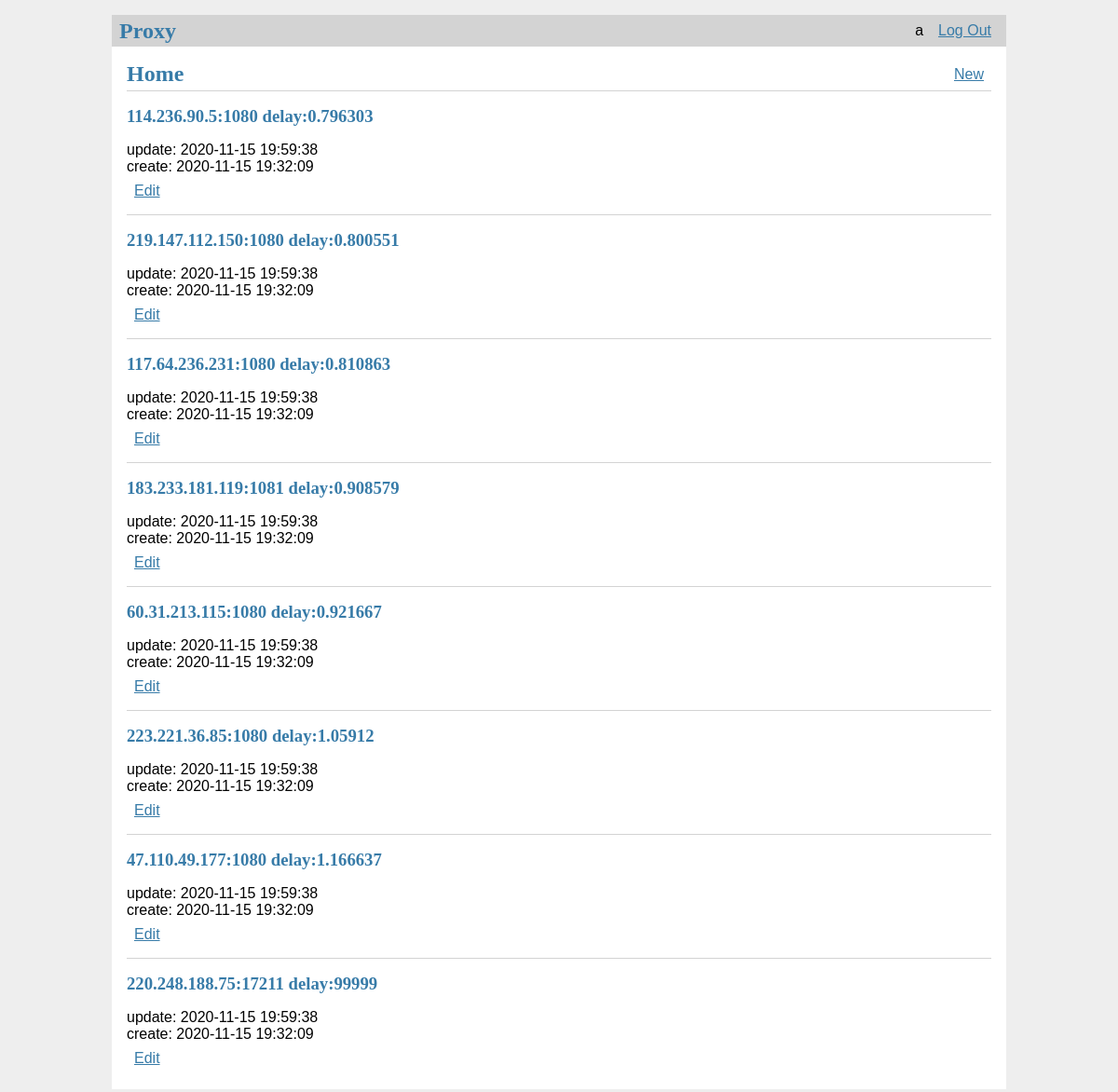
Page / (signed in) on the earlier database version.
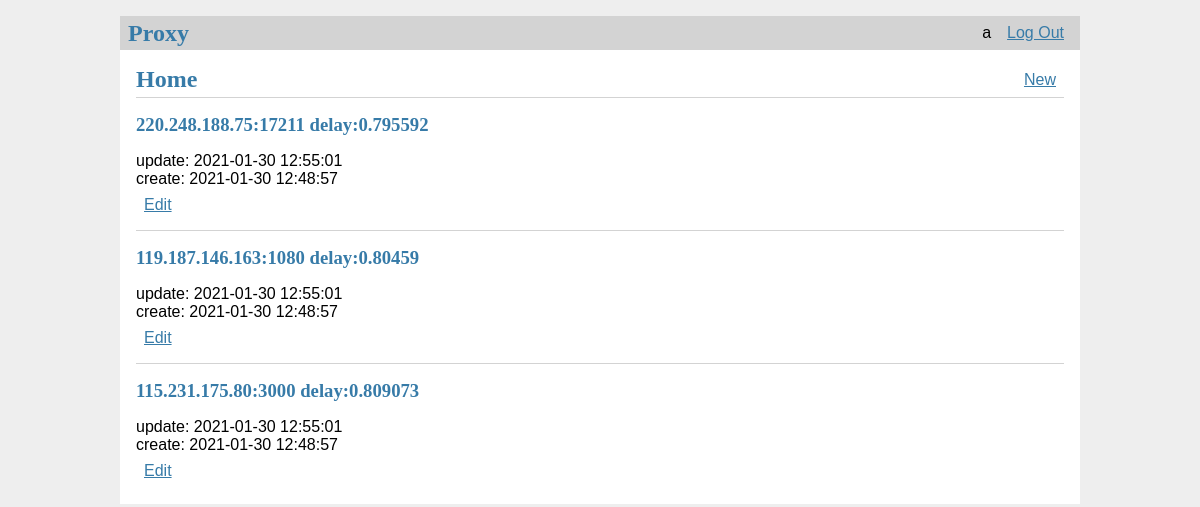
Same page on the later database version.
### tables this page shows
CREATE TABLE user (
    id       INTEGER PRIMARY KEY AUTOINCREMENT,
    username TEXT    UNIQUE
                     NOT NULL,
    password TEXT    NOT NULL
);

CREATE TABLE proxy (
            id        INTEGER   PRIMARY KEY AUTOINCREMENT,
            author_id INTEGER   NOT NULL,
            created   TIMESTAMP,
            updated   TIMESTAMP,
            delay     TEXT,
            ip        TEXT      NOT NULL
                                UNIQUE,
            port      TEXT      NOT NULL,
            FOREIGN KEY (
                author_id
            )
            REFERENCES user (id));

### flaskr/blog.py (the view)
@bp.route('/')
@login_required
def index():
    db = get_db()
    records = db.execute(
        'SELECT p.id, ip, port, delay, created, updated, author_id, username'
        ' FROM proxy p JOIN user u ON p.author_id = u.id'
        ' WHERE updated =(SELECT MAX(updated) FROM proxy)'
        ' ORDER BY delay ASC'
    ).fetchall()
    return render_template('blog/home.html', records=records)

### flaskr/auth.py (called while the page is built)
@bp.before_app_request
def load_logged_in_user():
    user_id = session.get('user_id')
    if user_id is None:
        g.user = None
    else:
        g.user = get_db().execute(
            'SELECT * FROM user WHERE id = ?', (user_id,)
        ).fetchone()

def login_required(view):
    @functools.wraps(view)
    def wrapped_view(**kwargs):
        if g.user is None:
            return redirect(url_for('auth.login'))
        return view(**kwargs)
    return wrapped_view

### flaskr/db.py (called while the page is built)
def get_db():
    if 'db' not in g:
        g.db = sqlite3.connect(
            current_app.config['DATABASE'],
            detect_types=sqlite3.PARSE_DECLTYPES
        )
        g.db.row_factory = sqlite3.Row
    return g.db

### flaskr/templates/blog/home.html
{% extends 'base.html' %}
{% block header %}
  <h1>{% block title %}Home{% endblock %}</h1>
  {% if g.user %}
    <a class="action" href="{{ url_for('blog.create') }}">New</a>
  {% endif %}
{% endblock %}
{% block content %}
  {% for r in records %}
    <article class="r">
      <header>
        <div>
          <h1>{{ r['ip'] }}:{{ r['port'] }} delay:{{ r['delay'] }}</h1>
          <div class="about">update: {{ r['updated'].strftime('%Y-%m-%d %H:%M:%S') }}</div>
          <div class="about">create: {{ r['created'].strftime('%Y-%m-%d %H:%M:%S') }}</div>
        </div>
        {% if g.user['id'] == r['author_id'] %}
          <a class="action" href="{{ url_for('blog.update', id=r['id']) }}">Edit</a>
        {% endif %}
      </header>
    </article>
    {% if not loop.last %}
      <hr>
    {% endif %}
  {% endfor %}
{% endblock %}

### flaskr/templates/base.html (shortened to what this page needs)
<!doctype html>
<link rel="stylesheet" href="{{ url_for('static', filename='style.css') }}">
<nav>
  <h1>Proxy</h1>
  <ul>
    {% if g.user %}
      <li><span>{{ g.user['username'] }}</span>
      <li><a href="{{ url_for('auth.logout') }}">Log Out</a>
    {% else %}
      <li><a href="{{ url_for('auth.register') }}">Register</a>
      <li><a href="{{ url_for('auth.login') }}">Log In</a>
    {% endif %}
  </ul>
</nav>
<section class="content">
  <header>
    {% block header %}{% endblock %}
  </header>
  {% block content %}{% endblock %}
</section>

### flaskr/static/style.css (style rules this page uses)
h1 { font-family: serif; color: #377ba8; margin: 1rem 0; }
a { color: #377ba8; }
hr { border: none; border-top: 1px solid lightgray; }
nav { background: lightgray; display: flex; align-items: center; padding: 0 0.5rem; }
nav h1 { flex: auto; margin: 0; }
nav ul { display: flex; list-style: none; margin: 0; padding: 0; }
nav ul li a, nav ul li span, header .action { display: block; padding: 0.5rem; }
.content { padding: 0 1rem 1rem; }
.content > header { border-bottom: 1px solid lightgray; display: flex; align-items: flex-end; }
.content > header h1 { flex: auto; margin: 1rem 0 0.25rem 0; }
.content:last-child { margin-bottom: 0; }

Differences in the rows shown:
removed proxy: ip "114.236.90.5", port "1080", delay "0.796303", updated "2020-11-15 19:59:38", created "2020-11-15 19:32:09"
removed proxy: ip "219.147.112.150", port "1080", delay "0.800551", updated "2020-11-15 19:59:38", created "2020-11-15 19:32:09"
removed proxy: ip "117.64.236.231", port "1080", delay "0.810863", updated "2020-11-15 19:59:38", created "2020-11-15 19:32:09"
removed proxy: ip "183.233.181.119", port "1081", delay "0.908579", updated "2020-11-15 19:59:38", created "2020-11-15 19:32:09"
removed proxy: ip "60.31.213.115", port "1080", delay "0.921667", updated "2020-11-15 19:59:38", created "2020-11-15 19:32:09"
removed proxy: ip "223.221.36.85", port "1080", delay "1.05912", updated "2020-11-15 19:59:38", created "2020-11-15 19:32:09"
removed proxy: ip "47.110.49.177", port "1080", delay "1.166637", updated "2020-11-15 19:59:38", created "2020-11-15 19:32:09"
removed proxy: ip "220.248.188.75", port "17211", delay "99999", updated "2020-11-15 19:59:38", created "2020-11-15 19:32:09"
added proxy: ip "220.248.188.75", port "17211", delay "0.795592", updated "2021-01-30 12:55:01", created "2021-01-30 12:48:57"
added proxy: ip "119.187.146.163", port "1080", delay "0.80459", updated "2021-01-30 12:55:01", created "2021-01-30 12:48:57"
added proxy: ip "115.231.175.80", port "3000", delay "0.809073", updated "2021-01-30 12:55:01", created "2021-01-30 12:48:57"
